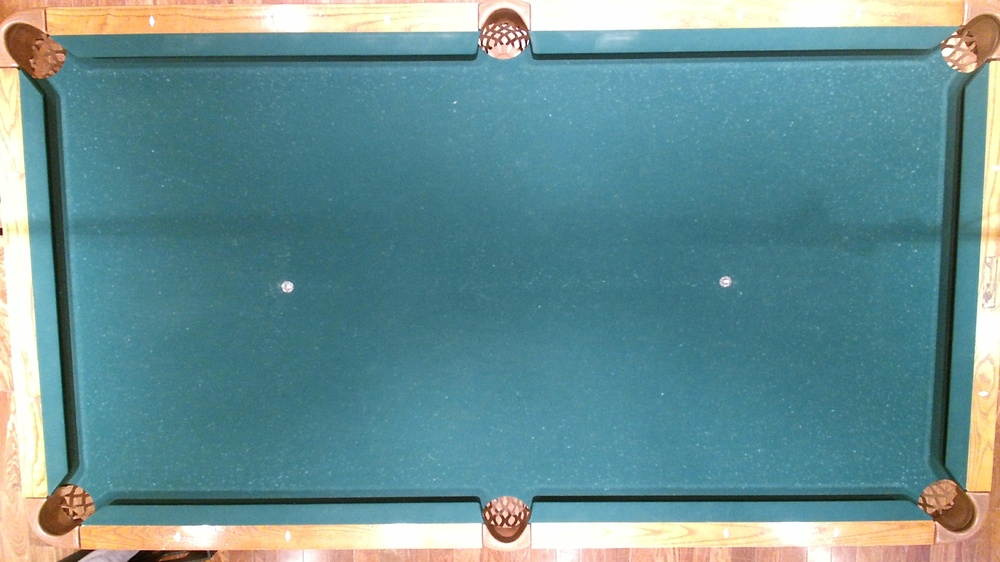
#> input picture Background_Color.jpg, 1000 x 562 px, shrunk from 1920 x 1080 before the run
$ python background-subtraction.py   (older library calls are emulated)
#> lines starting #> are read from the running program, lines starting #| are printed output that depends on the picture; after the words box and inside, x2 and y2 are one past the last pixel; in counts of white or black regions, pixels touching at a corner belong together
import cv2
import numpy as np

background = cv2.imread('Background_Color.jpg')
#> background is the input picture: shape (562, 1000, 3); mean B, G, R 147.6, 144.1, 104.1
frame = cv2.imread('StableOutput_Color2.jpg')
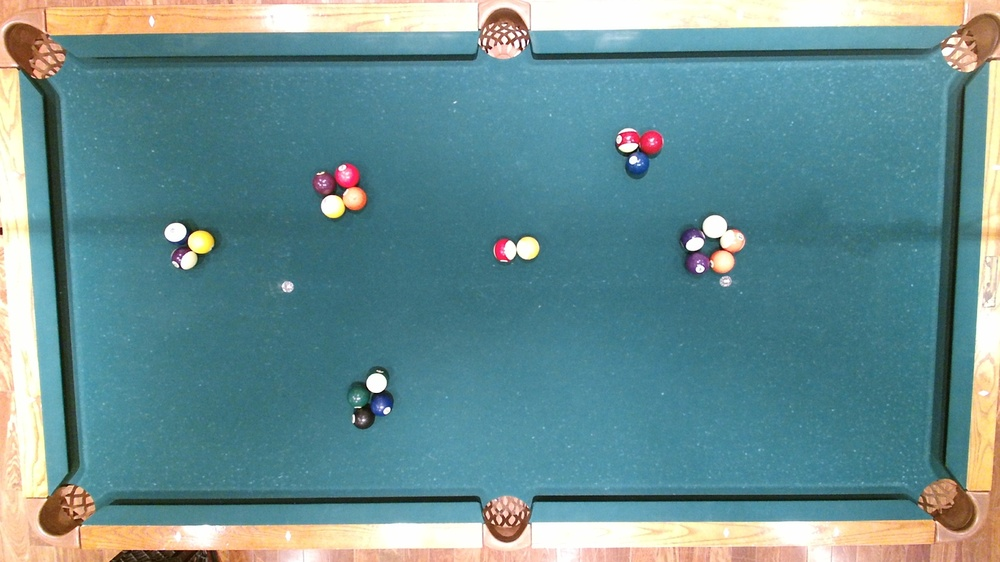
#> input picture StableOutput_Color2.jpg, 1000 x 562 px, shrunk from 1920 x 1080 before the run
#> frame is the input picture: shape (562, 1000, 3); mean B, G, R 146.6, 143, 104.6

diff = cv2.absdiff(frame, background)
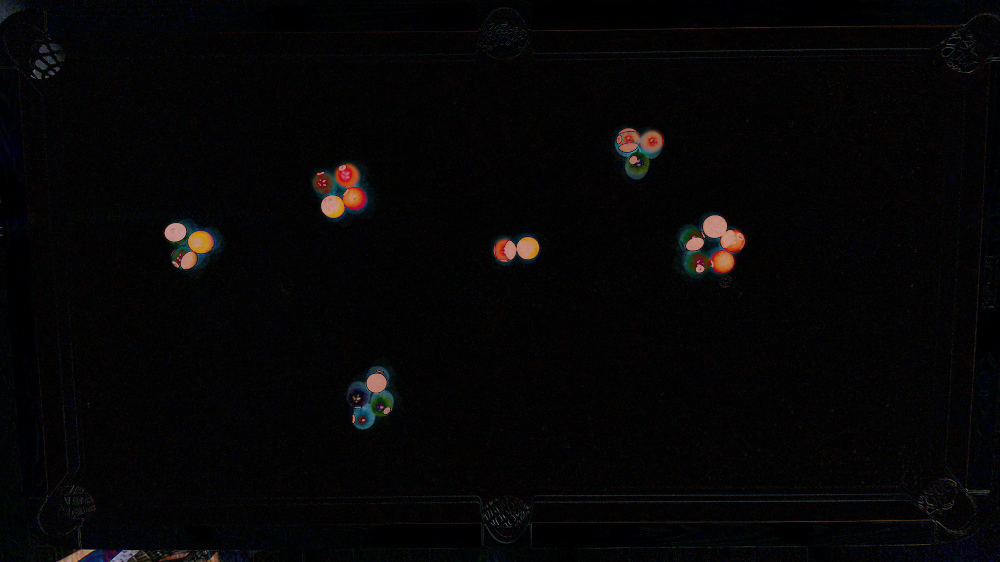
#> diff: shape (562, 1000, 3); mean B, G, R 5.6, 5.1, 5.9
cv2.imwrite("diff.jpg", diff)

#Hough circle detection using greyscale img
min_radius = 50
max_radius = 1000

# gray_frame = cv2.cvtColor(diff, cv2.COLOR_BGR2GRAY)


lower_blue = np.array([10, 10, 10])
upper_blue = np.array([255, 255, 255])

gray_frame = cv2.inRange(diff, lower_blue, upper_blue)
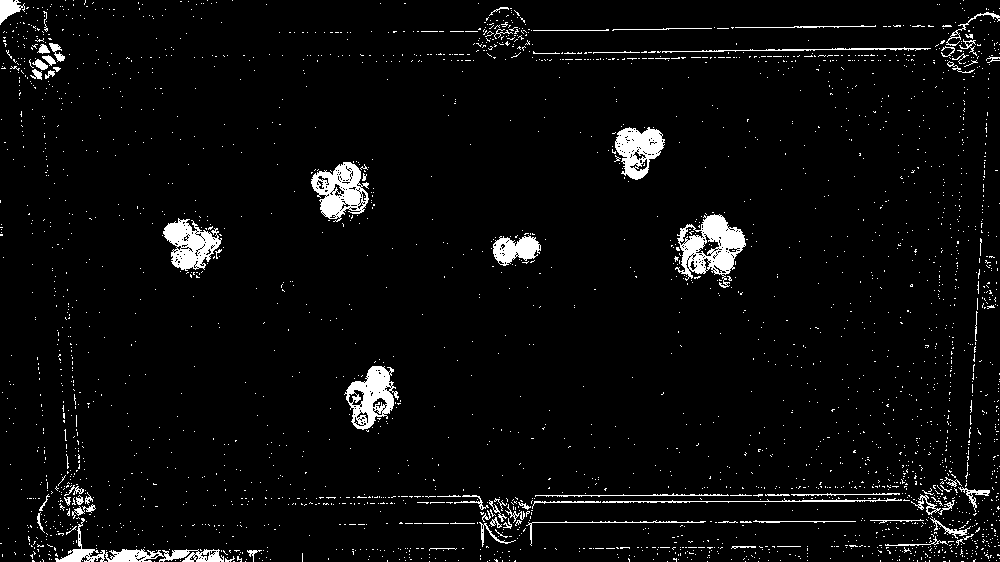
#> gray_frame: shape (562, 1000); 4.2% white; 2740 white regions (2659 under 20 px), largest, box (x1, y1, x2, y2) and area: (675, 214, 746, 288) 2467, (311, 162, 369, 222) 1894, (344, 366, 399, 430) 1777
gray_frame = cv2.medianBlur(gray_frame, 9)
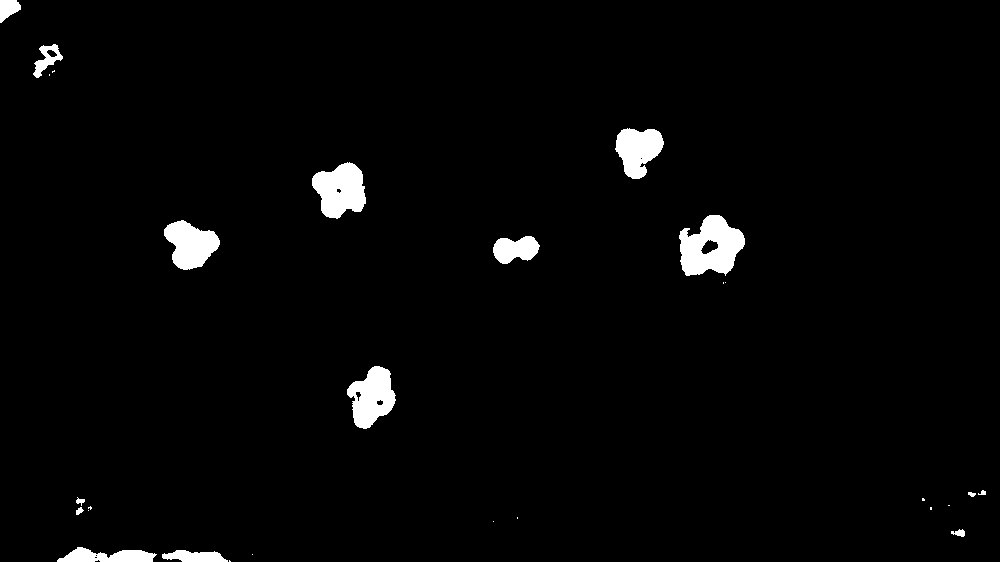
#> gray_frame: shape (562, 1000); 2.4% white; 28 white regions (13 under 20 px), largest, box (x1, y1, x2, y2) and area: (679, 215, 745, 276) 2655, (312, 162, 366, 219) 2129, (347, 366, 396, 429) 1941

cv2.imwrite("OutputGray.jpg", gray_frame)

cv2.imwrite("gray.jpg", gray_frame)

balls = cv2.HoughCircles(gray_frame, cv2.cv.CV_HOUGH_GRADIENT, 5, minDist=20, param1=100, param2=60, minRadius=17, maxRadius=30)
#> balls = [[337.5, 187.5, 27], [372.5, 397.5, 21.5], [697.5, 252.5, 21.5], [637.5, 152.5, 27], [192.5, 247.5, 21.5], [22.5, 37.5, 27]]

detector = cv2.SimpleBlobDetector()

keypoints = detector.detect(gray_frame)
#> keypoints = 2 keypoints; (x, y, size): (51, 53, 8.7), (380, 402, 6.4)

print(keypoints)
#> (printed output is left out)

im_with_keypoints = cv2.drawKeypoints(frame, keypoints, np.array([]), (0,0,255), cv2.DRAW_MATCHES_FLAGS_DRAW_RICH_KEYPOINTS)

cv2.imwrite("blobballs.jpg", im_with_keypoints)

print("Detected balls:")
print(balls)
#| [[[337.5 187.5  27. ]
#|   [372.5 397.5  21.5]
#|   [697.5 252.5  21.5]
#|   [637.5 152.5  27. ]
#|   [192.5 247.5  21.5]
#|   [ 22.5  37.5  27. ]]]
balls = np.round(balls[0, :]).astype("int")
#> balls = [[338, 188, 27], [372, 398, 22], [698, 252, 22], [638, 152, 27], [192, 248, 22], [22, 38, 27]]

#Display detected balls
for (x, y, z) in balls:
	cv2.circle(diff, (x, y), z, (0, 255, 0), 4)
#> this loop made 6 passes
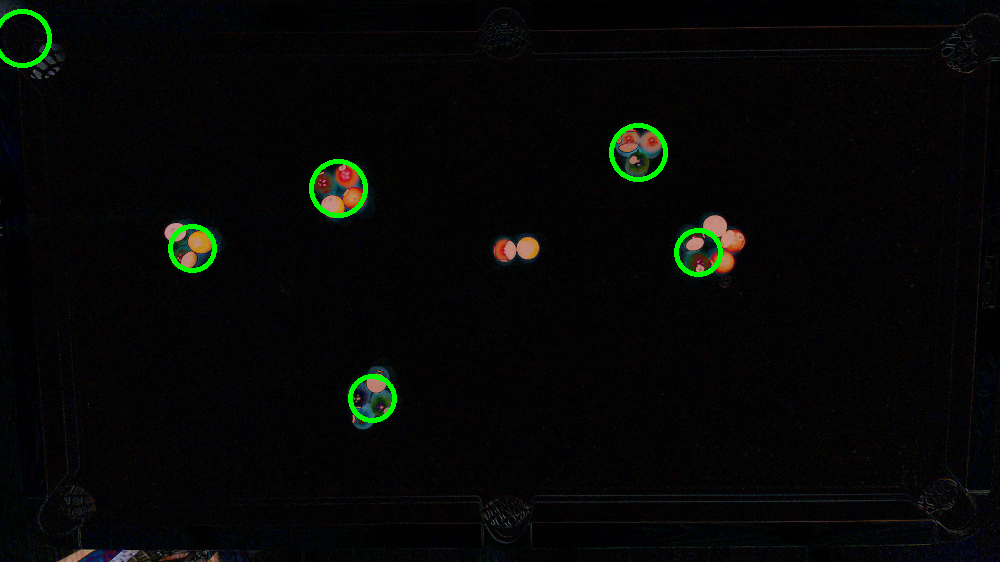
#> diff: shape (562, 1000, 3); 0.8% of pixels changed, all inside (x1, y1, x2, y2) = (0, 9, 723, 423)

cv2.imwrite("DetectedBalls.jpg", diff)
